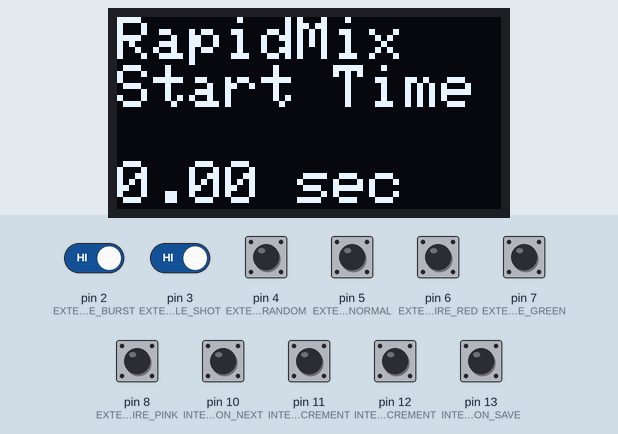
The sketch below on a simulated Arduino Uno, built with avr-gcc and run on an emulated ATmega328P. Parts: 128×64 one-colour display. The inputs (shaded band) are chosen by the test bench; at power-on: pin 2 (EXTERNAL_TOGGLE_BURST), pin 3 (EXTERNAL_TOGGLE_SHOT), pin 4 (EXTERNAL_BUTTON_FIRE_RANDOM), pin 5 (EXTERNAL_BUTTON_FIRE_NORMAL), pin 6 (EXTERNAL_BUTTON_FIRE_RED), pin 7 (EXTERNAL_BUTTON_FIRE_GREEN), pin 8 (EXTERNAL_BUTTON_FIRE_PINK), pin 10 (INTERNAL_BUTTON_NEXT), pin 11 (INTERNAL_BUTTON_INCREMENT), pin 12 (INTERNAL_BUTTON_DECREMENT), pin 13 (INTERNAL_BUTTON_SAVE) HIGH. EEPROM starts erased; what the sketch prints to the serial monitor is not drawn.

Above: at 1.2 s.
1.3 s: pin 13 (INTERNAL_BUTTON_SAVE) pulled LOW for 0.15 s
At 2.3 s:
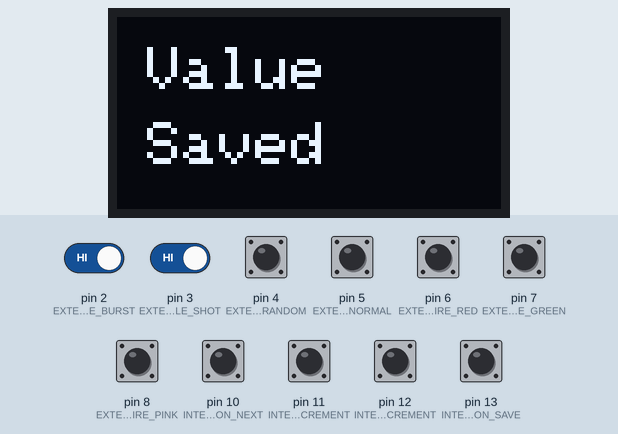
4.0 s: pin 10 (INTERNAL_BUTTON_NEXT) pulled LOW for 0.15 s
At 5.3 s:
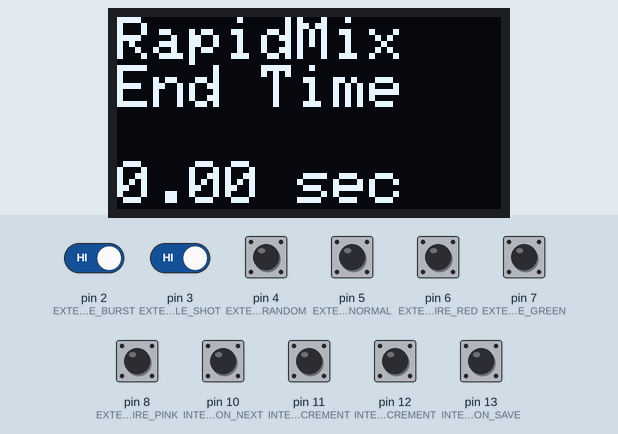
5.6 s: pin 10 (INTERNAL_BUTTON_NEXT) pulled LOW for 1 s
At 7.8 s:
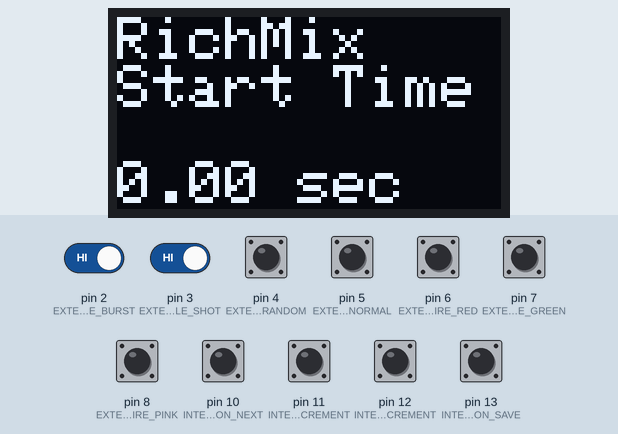
8.1 s: pin 10 (INTERNAL_BUTTON_NEXT) pulled LOW for 0.15 s
At 8.6 s:
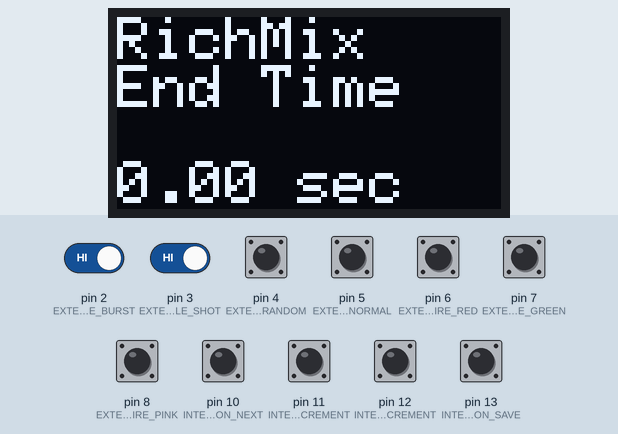
9.7 s: pin 10 (INTERNAL_BUTTON_NEXT) pulled LOW for 0.15 s
At 11.0 s:
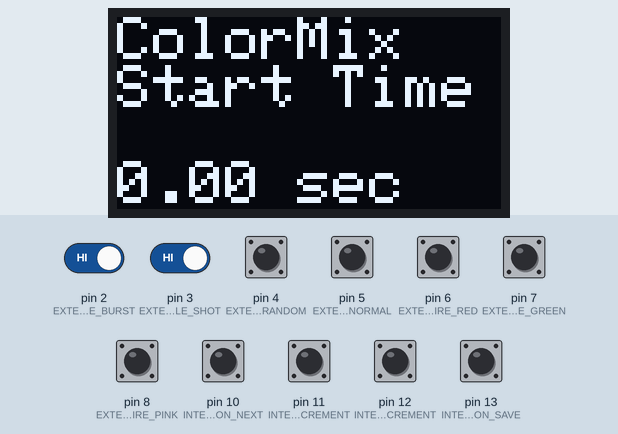
11.3 s: pin 13 (INTERNAL_BUTTON_SAVE) pulled LOW for 1 s
At 13.1 s:
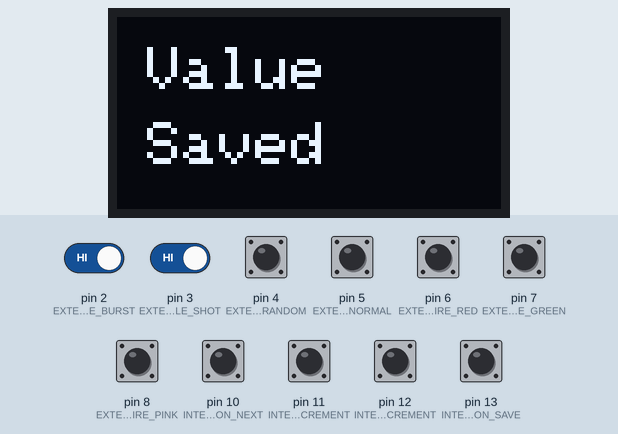
Timing chart, 0 to 14.6 s (numbered marks = the images above; inputs shaded):
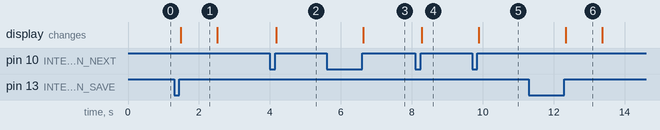

Measured:
- after the input at 1.3 s, the display: changes after 0.18 s (image 1)
- after the input at 4.0 s, the display: changes after 0.18 s (image 2)
- after the input at 5.6 s, the display: changes after 1.0 s (image 3)
- after the input at 8.1 s, the display: changes after 0.18 s (image 4)
- after the input at 9.7 s, the display: changes after 0.18 s (image 5)
- after the input at 11.3 s, the display: changes after 1.0 s (image 6)
- what the display in image 1 shows lasts 1.0 s, from 1.5 s to 2.5 s

The sketch:

front_panel_with_internalcontrols.ino
```cpp
#include <Wire.h>
#include <Adafruit_GFX.h>
#include <Adafruit_SSD1306.h>
#include <EEPROM.h>

// =====================================================
// OLED SETTINGS
// =====================================================

#define SCREEN_WIDTH 128
#define SCREEN_HEIGHT 64
#define OLED_RESET -1
#define SCREEN_ADDRESS 0x3C

Adafruit_SSD1306 display(
  SCREEN_WIDTH,
  SCREEN_HEIGHT,
  &Wire,
  OLED_RESET
);

// =====================================================
// BUTTON PINS
// =====================================================

#define EXTERNAL_TOGGLE_BURST 2
#define EXTERNAL_TOGGLE_SHOT 3

#define EXTERNAL_BUTTON_FIRE_RANDOM 4
#define EXTERNAL_BUTTON_FIRE_NORMAL 5
#define EXTERNAL_BUTTON_FIRE_RED 6
#define EXTERNAL_BUTTON_FIRE_GREEN 7
#define EXTERNAL_BUTTON_FIRE_PINK 8

#define INTERNAL_BUTTON_NEXT 10
#define INTERNAL_BUTTON_INCREMENT 11
#define INTERNAL_BUTTON_DECREMENT 12
#define INTERNAL_BUTTON_SAVE 13

const int buttons[] = {4, 5, 6, 7, 8, 10,11,12,13};
const int NUM_BUTTONS = 9;
const String ExternalButtonNames[5] = {
  "Random",
  "Normal",
  "Red",
  "Green",
  "Pink"
};

// =====================================================
// VARIABLES
// =====================================================
// Values are stored as hundredths of a second.

#define NUM_TIMING_VARIABLES 8
#define MIN_VALUE 0
#define MAX_VALUE 125

uint8_t values[NUM_TIMING_VARIABLES] = {
  0,  // RapidMix_Start
  25,  // RapidMix_End
  25,  // RichMix_Start
  50,  // RichMix_End
  37,  // ColorMix_Start
  50,  // ColorMix_End
  50,  // I_Start
  60   // I_End
};

// Currently selected variable, used for display
uint8_t selected_timing_Variable = 0;

// Variable names
const String variableNames[NUM_TIMING_VARIABLES] = {
  "RapidMix  Start Time",
  "RapidMix  End Time",
  "RichMix   Start Time",
  "RichMix   End Time",
  "ColorMix  Start Time",
  "ColorMix  End Time",
  "Igniter   Start Time",
  "Igniter   End Time"
};

// =====================================================
// EEPROM SETTINGS
// =====================================================

// EEPROM address used to indicate that valid data exists
#define EEPROM_MAGIC_ADDRESS 0

// EEPROM address where the five values are stored
#define EEPROM_VALUES_ADDRESS 1

// Change this value if you ever want to invalidate
// previously stored EEPROM settings.
#define EEPROM_MAGIC 0x5A


// =====================================================
// BUTTON DEBOUNCE
// =====================================================
const unsigned long DEBOUNCE_TIME = 50;

// --------------------------------------------------
// Toggle state variables
// --------------------------------------------------

int Toggle_BurstState;
int Toggle_ShotQtyState;

int lastToggle_BurstReading;
int lastToggle_ShotQtyReading;

unsigned long lastToggle_BurstChange = 0;
unsigned long lastToggle_ShotQtyChange = 0;


bool lastButtonState[9] = {
  HIGH,
  HIGH,
  HIGH,
  HIGH,
  HIGH,
  HIGH,
  HIGH,
  HIGH,
  HIGH
};

unsigned long lastDebounceTime[9] = {
  0, 0, 0, 0, 0,0,0, 0,0
};

/*
int buttonState[NUM_BUTTONS];
int lastButtonReading[NUM_BUTTONS];
unsigned long lastButtonChange[NUM_BUTTONS];
*/
// =====================================================
// DISPLAY MESSAGE TIMING
// =====================================================

bool showingSavedMessage = false;
unsigned long savedMessageTime = 0;

const unsigned long SAVED_MESSAGE_DURATION = 1000;


// =====================================================
// FUNCTION PROTOTYPES
// =====================================================

void loadEEPROM();
void saveCurrentVariable();
void displayCurrentVariable();
void displaySavedMessage();
bool ButtonPressed(uint8_t buttonIndex, uint8_t pin);
void printValue(uint8_t value);
void updateToggles(unsigned long currentTime);
void updateButtons(unsigned long currentTime);
void handleExternalButtonPress(int buttonIndex);

// =====================================================
// SETUP
// =====================================================

void setup() {
  Serial.begin(9600);
  Serial.println("presetup complete");
//Serial.print("Long");
  //resetEEPROM();//comment this out unless you want to reset saved values during each arduino startup


  // ---------------------------------------------------
  // Configure buttons
  // ---------------------------------------------------

  pinMode(EXTERNAL_BUTTON_FIRE_RANDOM, INPUT_PULLUP);
  pinMode(EXTERNAL_BUTTON_FIRE_NORMAL, INPUT_PULLUP);
  pinMode(EXTERNAL_BUTTON_FIRE_RED, INPUT_PULLUP);
  pinMode(EXTERNAL_BUTTON_FIRE_GREEN, INPUT_PULLUP);
  pinMode(EXTERNAL_BUTTON_FIRE_PINK, INPUT_PULLUP);

  pinMode(INTERNAL_BUTTON_NEXT, INPUT_PULLUP);
  pinMode(INTERNAL_BUTTON_INCREMENT, INPUT_PULLUP);
  pinMode(INTERNAL_BUTTON_DECREMENT, INPUT_PULLUP);
  pinMode(INTERNAL_BUTTON_SAVE, INPUT_PULLUP);

  pinMode(EXTERNAL_TOGGLE_BURST, INPUT_PULLUP);
  pinMode(EXTERNAL_TOGGLE_SHOT, INPUT_PULLUP);

  Toggle_BurstState = digitalRead(EXTERNAL_TOGGLE_BURST);
  lastToggle_BurstReading = Toggle_BurstState;

  Toggle_ShotQtyState = digitalRead(EXTERNAL_TOGGLE_SHOT);
  lastToggle_ShotQtyReading = Toggle_ShotQtyState;
  // ---------------------------------------------------
  // Start OLED
  // ---------------------------------------------------

  if (!display.begin(SSD1306_SWITCHCAPVCC, SCREEN_ADDRESS)) {

    // OLED initialization failed.
    // Stop here.

    while (true) {
    }
  }

  display.clearDisplay();
  display.setTextColor(SSD1306_WHITE);


  // ---------------------------------------------------
  // Load saved values
  // ---------------------------------------------------

  loadEEPROM();


  // ---------------------------------------------------
  // Show initial variable
  // ---------------------------------------------------

  displayCurrentVariable();
  Serial.println("setup complete");
}


// =====================================================
// MAIN LOOP
// =====================================================

void loop() {
  //unsigned long currentTime = millis();
  //updateToggles(currentTime);


  // ---------------------------------------------------
  // Internal Button 1 - NEXT VARIABLE
  // ---------------------------------------------------

  if (ButtonPressed(0, INTERNAL_BUTTON_NEXT)) {
    Serial.println(0);
    selected_timing_Variable++;

    if (selected_timing_Variable >= NUM_TIMING_VARIABLES) {
      selected_timing_Variable = 0;
    }

    showingSavedMessage = false;

    displayCurrentVariable();
  }


  // ---------------------------------------------------
  // Internal Button 2 - INCREMENT
  // ---------------------------------------------------

  if (ButtonPressed(1, INTERNAL_BUTTON_INCREMENT)) {
    Serial.println(1);
    if (values[selected_timing_Variable] < MAX_VALUE) {

      values[selected_timing_Variable]++;

      displayCurrentVariable();
    }
  }


  // ---------------------------------------------------
  // Internal Button 3 - DECREMENT
  // ---------------------------------------------------

  if (ButtonPressed(2, INTERNAL_BUTTON_DECREMENT)) {
    Serial.println(2);
    if (values[selected_timing_Variable] > MIN_VALUE) {

      values[selected_timing_Variable]--;

      displayCurrentVariable();
    }
  }


  // ---------------------------------------------------
  // Internal Button 4 - SAVE
  // ---------------------------------------------------

  if (ButtonPressed(3, INTERNAL_BUTTON_SAVE)) {
    Serial.println(3);
    saveCurrentVariable();

    displaySavedMessage();

    showingSavedMessage = true;
    savedMessageTime = millis();
  }


  // ---------------------------------------------------
  // Return to normal display after "Value Saved"
  // ---------------------------------------------------

  if (showingSavedMessage) {

    if (millis() - savedMessageTime >= SAVED_MESSAGE_DURATION) {

      showingSavedMessage = false;

      displayCurrentVariable();
    }
  }

  // ---------------------------------------------------
  // External Button 1 - Random
  // ---------------------------------------------------

  if (ButtonPressed(4, EXTERNAL_BUTTON_FIRE_RANDOM)) {
    Serial.println("e");
    handleExternalButtonPress(0);
  }
  if (ButtonPressed(5, EXTERNAL_BUTTON_FIRE_NORMAL)) {
    Serial.println("e");
    handleExternalButtonPress(1);
  }
  if (ButtonPressed(6, EXTERNAL_BUTTON_FIRE_RED)) {
    Serial.println("e");
    handleExternalButtonPress(2);
  }
  if (ButtonPressed(7, EXTERNAL_BUTTON_FIRE_GREEN)) {
    Serial.println("e");
    handleExternalButtonPress(3);
  }
  if (ButtonPressed(8, EXTERNAL_BUTTON_FIRE_PINK)) {
    Serial.println("e");
    handleExternalButtonPress(4);
  }

}

void handleExternalButtonPress(int buttonIndex) {

  Serial.print("Button ");
  Serial.print(ExternalButtonNames[buttonIndex]);

  Serial.print(" PRESSED | Toggle Burst: ");

  if (Toggle_BurstState == LOW) {
    Serial.print("Short");
  }
  else {
    Serial.print("Long");
  }

  Serial.print(" | Toggle Shot-Qty: ");

  if (Toggle_ShotQtyState == LOW) {
    Serial.println("Single");
  }
  else {
    Serial.println("Double");
  }
}


//Internal Panel Functions
// =====================================================
// EEPROM LOAD
// =====================================================


void loadEEPROM() {

  // Check whether EEPROM has been initialized

  if (EEPROM.read(EEPROM_MAGIC_ADDRESS) == EEPROM_MAGIC) {

    // Valid EEPROM data exists

    for (uint8_t i = 0; i < NUM_TIMING_VARIABLES; i++) {

      values[i] = EEPROM.read(
        EEPROM_VALUES_ADDRESS + i
      );

      // Safety check in case EEPROM contains
      // an invalid value.

      if (values[i] > MAX_VALUE) {
        values[i] = 0;
      }
    }

  } else {

    // EEPROM has never been initialized.
    // Start all values at zero.

    for (uint8_t i = 0; i < NUM_TIMING_VARIABLES; i++) {
      values[i] = 0;
    }
  }
}


// =====================================================
// EEPROM SAVE
// =====================================================

void saveCurrentVariable() {

  // Write the selected variable to EEPROM.

  EEPROM.update(
    EEPROM_VALUES_ADDRESS + selected_timing_Variable,
    values[selected_timing_Variable]
  );

  // Mark EEPROM as initialized.

  EEPROM.update(
    EEPROM_MAGIC_ADDRESS,
    EEPROM_MAGIC
  );
}


// =====================================================
// DISPLAY CURRENT VARIABLE
// =====================================================

void displayCurrentVariable() {

  display.clearDisplay();


  // ---------------------------------------------------
  // Variable name
  // ---------------------------------------------------

  display.setTextSize(2);

  display.setCursor(0, 0);

  //display.print("Variable ");

  display.print(variableNames[selected_timing_Variable]);


  // ---------------------------------------------------
  // Value
  // ---------------------------------------------------

  display.setTextSize(2);

  //display.setCursor(0, 28);

  //display.print("Value:");


  display.setCursor(0, 48);

  printValue(values[selected_timing_Variable]);

  display.print(" sec");


  // ---------------------------------------------------
  // Send buffer to OLED
  // ---------------------------------------------------

  display.display();
}


// =====================================================
// DISPLAY SAVED MESSAGE
// =====================================================

void displaySavedMessage() {

  display.clearDisplay();

  display.setTextSize(2);

  display.setCursor(10, 10);

  display.print("Value");

  display.setCursor(10, 35);

  display.print("Saved");

  display.display();
}


// =====================================================
// PRINT VALUE
// =====================================================
//
// Converts integer hundredths into:
//
// 0  -> 0.00
// 1  -> 0.01
// 2  -> 0.02
// ...
// 25 -> 0.25
//

void printValue(uint8_t value) {

  display.print("0.");

  if (value < 10) {
    display.print("0");
  }

  display.print(value);
}


// =====================================================
// BUTTON DEBOUNCE
// =====================================================
//
// Returns TRUE once when a button is pressed.
//
// Buttons use INPUT_PULLUP, therefore:
//
// HIGH = not pressed
// LOW  = pressed
//

bool ButtonPressed(uint8_t buttonIndex, uint8_t pin) {

  bool reading = digitalRead(pin);


  // If the physical state changed,
  // restart debounce timer.

  if (reading != lastButtonState[buttonIndex]) {

    lastDebounceTime[buttonIndex] = millis();

    lastButtonState[buttonIndex] = reading;
  }


  // Has the state remained stable long enough?

  if ((millis() - lastDebounceTime[buttonIndex])
      > DEBOUNCE_TIME) {

    // Button is currently pressed

    if (reading == LOW) {

      // Wait until button is released before
      // allowing another press.

      while (digitalRead(pin) == LOW) {
        delay(1);
      }

      return true;
    }
  }

  return false;
}

void resetEEPROM() {
  uint8_t defaultValues[NUM_TIMING_VARIABLES] = {
    0,   // RapidMix_Start
    25,  // RapidMix_End
    25,  // RichMix_Start
    50,  // RichMix_End
    37,  // ColorMix_Start
    50,  // ColorMix_End
    50,  // I_Start
    60   // I_End
  };

  for (uint8_t i = 0; i < NUM_TIMING_VARIABLES; i++) {
    EEPROM.update(EEPROM_VALUES_ADDRESS + i, defaultValues[i]);
  }

  EEPROM.update(EEPROM_MAGIC_ADDRESS, EEPROM_MAGIC);
}
```
